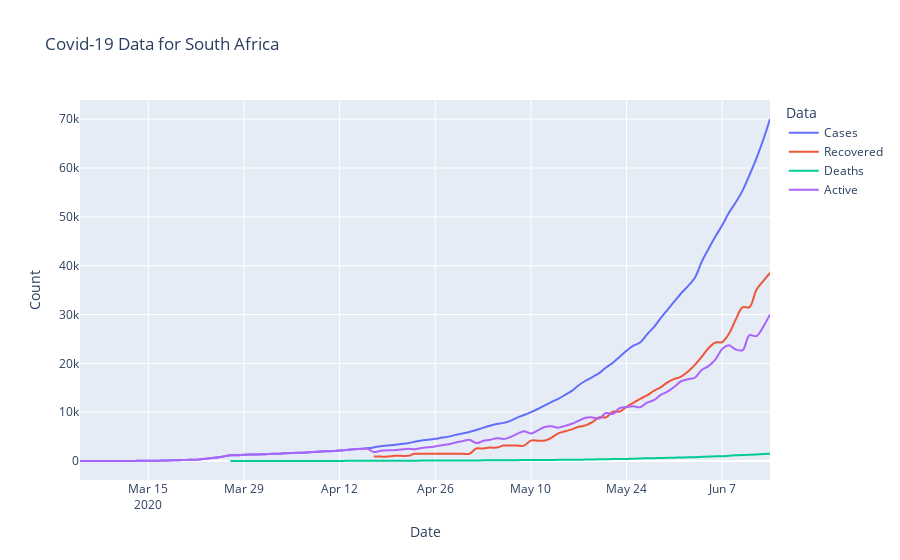

The notebook cell this image was saved under:
### Code cell
fig = px.line(state_wide_plotly, x='Date', y='Count', color='Data',
              title='Covid-19 Data for South Africa', line_shape='spline')
fig.update_traces(hovertemplate=None)
fig.update_layout(hovermode="x")
fig.show()
